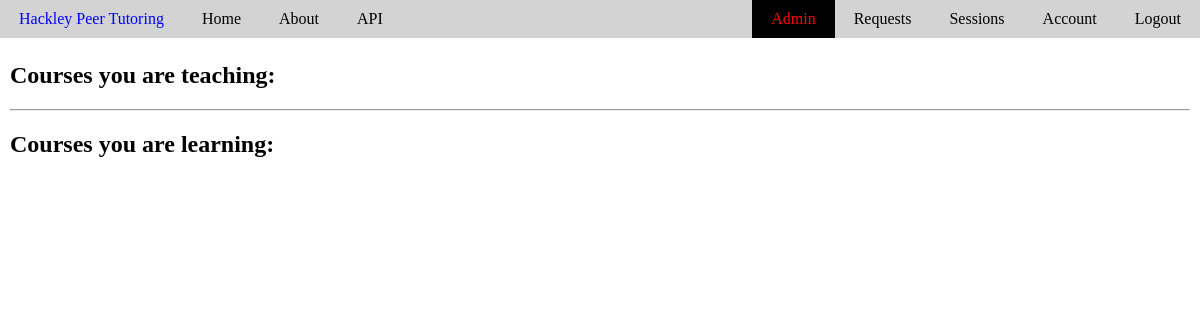
The page /sessions (signed in) on the database as committed earlier.
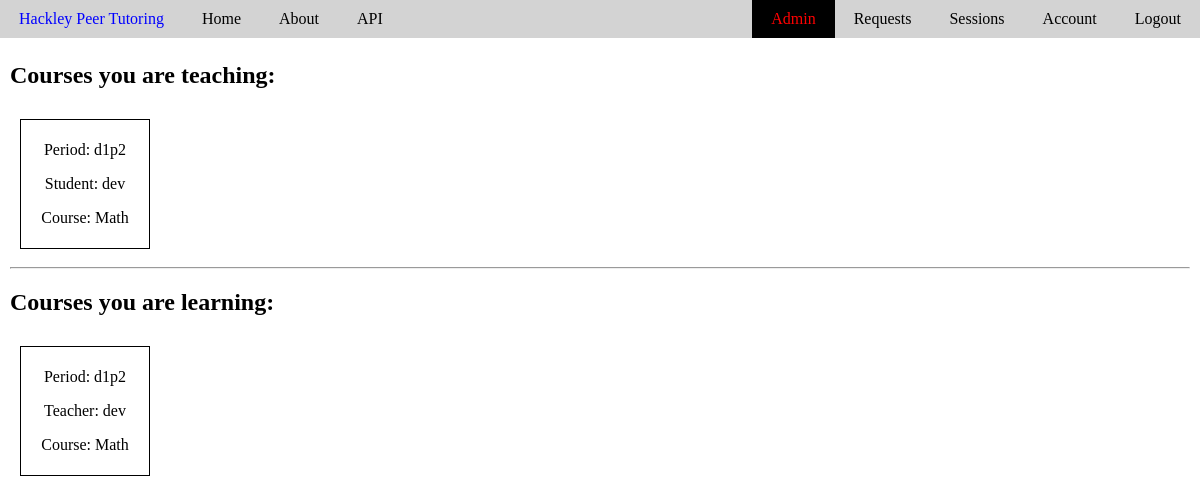
The same page on the database as committed later.
### PeerTutor/models.py (models this page shows, shortened)
class Match(db.Model):
    __tablename__ = 'match'
    id = db.Column(db.Integer, primary_key=True)
    tutor_id = db.Column(db.Integer, nullable=False)
    tutee_id = db.Column(db.Integer, nullable=False)
    course_id = db.Column(db.Integer, nullable=False)
    period = db.Column('period', db.String, nullable=False)

class User(db.Model, UserMixin):
    __tablename__ = 'user'
    id = db.Column(db.Integer, primary_key=True)
    username = db.Column(db.String(20), unique=True, nullable=False)
    email = db.Column(db.String(120), unique=True, nullable=False)
    password = db.Column(db.String(60), nullable=False)
    permission = db.Column(db.Integer, default='1')
    grade = db.Column(db.Integer, nullable=False)
    date_joined = db.Column(db.DateTime, nullable=False, default=datetime.utcnow)
    gradeLevels = db.Column(db.String(20), default="8,9,10,11,12") #8 means all middle school
    schedule = db.relationship('Schedule', backref='user', lazy=True)
    requests = db.relationship('CourseRequest', backref='user', lazy=True)

class Course(db.Model):
    __tablename__ = 'course'
    id = db.Column(db.Integer, primary_key=True)
    name = db.Column(db.String(20), unique=True, nullable=False)
    description = db.Column(db.Text, nullable=False)

### PeerTutor/tutoring/routes.py (the view)
@login_required
@tutor_functions.route('/sessions', methods=['GET'])
def sessions():
    teacherMatches = Match.query.filter_by(tutor_id=current_user.id).all()
    studentMatches = Match.query.filter_by(tutee_id=current_user.id).all()
    return render_template('sessions.html', teacherMatches=teacherMatches, studentMatches=studentMatches, queryUser=queryUser, queryCourse=queryCourse)

### PeerTutor/models.py (called while the page is built)
@login_manager.user_loader
def load_user(user_id):
   return User.query.get(int(user_id))

### PeerTutor/tutoring/utils.py (called while the page is built)
def queryUser(id):
    return User.query.get(id)

def queryCourse(id):
    return Course.query.get(id)

### PeerTutor/templates/sessions.html (shortened to what this page needs)
{% extends 'base.html' %}
{% block content %}
    <h2> Courses you are teaching: </h2>
    {% for match in teacherMatches %}
        <div class="match-container">
            <p> Period: {{ match.period }} </p>
            <p> Student: {{ queryUser(match.tutor_id).username }} </p>
            <p> Course: {{ queryCourse(match.course_id).name }} </p>
        </div>
    {% endfor %}
    <hr>
    <h2> Courses you are learning: </h2>
    {% for match in studentMatches %}
        <div class="match-container">
            <p> Period: {{ match.period }} </p>
            <p> Teacher: {{ queryUser(match.tutee_id).username }} </p>
            <p> Course: {{ queryCourse(match.course_id).name }} </p>
        </div>
    {% endfor %}
{% endblock %}

Rows that differ between the two databases and show on the page:
added Match: period "d1p2"
now on this page (row unchanged): User: username "dev"
now on this page (row unchanged): Course: name "Math"
